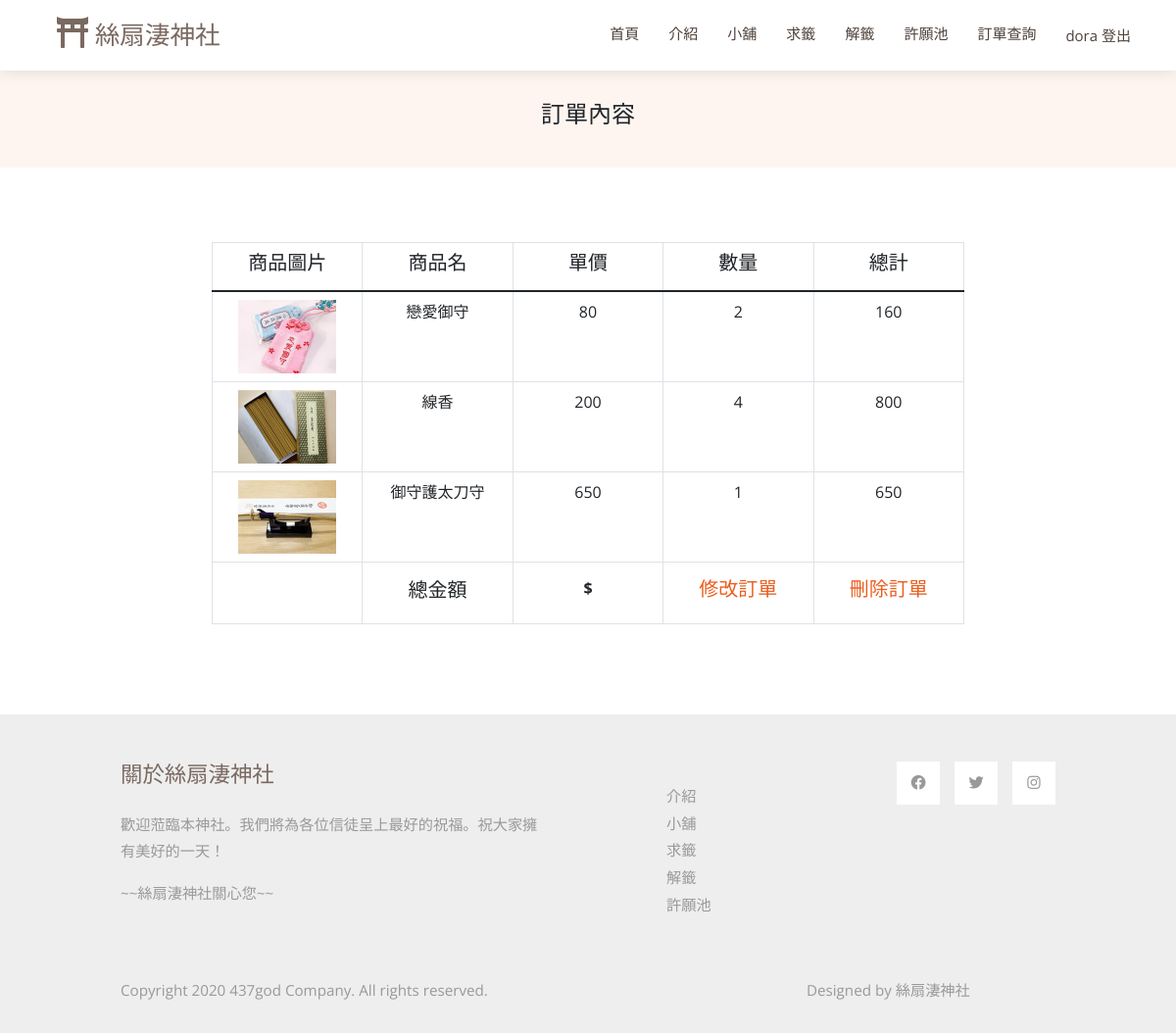
Screenshot of /cart.php?order=3 (signed in) with the database file from the repository.
### tables this page shows
CREATE TABLE `order_content` (
  `order_id` int(11) NOT NULL,
  `product_name` varchar(20) NOT NULL,
  `product_quantity` int(11) NOT NULL,
  `product_image` varchar(500) NOT NULL,
  `product_price` int(11) NOT NULL,
  `product_unitprice` int(11) NOT NULL
);

### cart.php (the view, shortened to what this page needs)
<!DOCTYPE html>
<html lang="en">
<head>
  <?php
    include ("template.php");
    echo $vendorcss;
    echo $maincss;
  ?>
  <?php
    include("mysql_connect.inc.php");
    if ($result = mysqli_query($link, "SELECT * FROM `order_content` where `order_id` = ".$_GET['order'])) {
    while ($row = mysqli_fetch_assoc($result)) {
      $data .= "
      <tr>
        <th scope=\"row\"><img class=\"img-fluid\" src=\"$row[product_image]\" alt=\"\" style=\"width: 100px; height: 75px;\"></th>
        <td>$row[product_name]</td>
        <td>$row[product_price]</td>
        <td>$row[product_quantity]</td>
        <td>$row[product_unitprice]</td>
      </tr>";
    }
    };
    ?>
</head>
<body>
  <?php
  include ("template.php");
  ?>
  <header id="header" class="fixed-top d-flex align-items-center">
    <div class="container d-flex align-items-center justify-content-between">
      <div class="container-fluid">
        <a class="navbar-brand" href="index.php">
            <i class="fas fa-film mr-2"></i>
            絲扇淒神社
        </a>
      </div>
      <nav id="navbar" class="navbar">
        <ul>
          <li><a class="nav-link scrollto" href="index.php">首頁</a></li>
          <li><a class="nav-link scrollto" href="first.php">介紹</a></li>
          <li><a class="nav-link scrollto" href="store-page.php">小舖</a></li>
          <li><a class="nav-link scrollto" href="求籤.php">求籤</a></li>
          <li><a class="nav-link scrollto" href="解籤1.php">解籤</a></li>
          <li><a class="nav-link scrollto" href="許願池.php">許願池</a></li>
          <?php
            if (isset($_SESSION['Name'])) {
                if($_SESSION["Name"] == 'admin')
                {
                  echo '<li><a class="nav-link scrollto" href="商品管理.php">管理中心</a></li>';
                  echo '<li><a href="logout.php">'.$_SESSION['Name'].'   登出</a></li>';
                }
                else
                {
                  echo '<li><a class="nav-link scrollto" href="訂單管理.php">訂單查詢</a></li>';
                  echo '<li><a href="logout.php">'.$_SESSION['Name'].'   登出</a></li>';
                }
                } else {
                echo '<li><button class="getstarted button1" onclick="document.getElementById(\'id01\').style.display=\'block\'" style="width: 125px; padding-top: 7px;">登入/註冊</button></li>';
                }
            ?>
        </ul>
      </nav>
    </div>
  </header>
  <main id="main">
    <section class="breadcrumbs">
        <div class="container">
          <div class="d-flex justify-content-between align-items-center">
            <h2>訂單內容</h2>
          </div>
        </div>
    </section>
    <?php
    if($_SESSION['Name']!=null){
    echo '
    <section class="inner-page">
      <div class="container" style="text-align: center; width: 800px">
        <div id="product-table">
          <table id="table-product" class="table table-bordered" style="table-layout:fixed">
            <thead>
              <tr>
                <th scope="col"><h5>商品圖片</h5></th>
                <th scope="col"><h5>商品名</h5></th>
                <th scope="col"><h5>單價</h5></th>
                <th scope="col"><h5>數量</h5></th>
                <th scope="col"><h5>總計</h5></th>
              </tr>
            </thead>
            <tbody>';
              echo $data;
        echo  '<th></th>
              <th scope="col">
                <h5 class="mt-2">總金額</h5>
              </th>
              <th scope="col">
                <span>$</span>
                <h2 id="payment" class="fw-bolder" style="display: inline;"><?php echo $total;?></h2>
              </th>
              <th scope="col">
                <button type="button" class="btn delete-order">';
                echo '<a href="updateOrder_check.php?order='.$_GET['order'].'"><h5>修改訂單<h5>';
        echo  '</button>
              <th scope="col">
                <button type="button" class="btn delete-order">';
                echo '<a href="deleteOrder_finish.php?order='.$_GET['order'].'"><h5>刪除訂單<h5>';
        echo  '</button>
              </th>
            </tbody>
          </table>
        </div>
      </div>
    </section>';
  }
  else{
    echo "您無權限";
  }
  ?>
  </main>
  <?php
  include ("template.php");
  ?>
</body>
</html>

### css/style.css (style rules this page uses)
body { font-family: "Open Sans", sans-serif; color: #212529; }
a { color: #eb5d1e; text-decoration: none; }
h1, h2, h3, h4, h5, h6, .font-primary { font-family: "Raleway", sans-serif; }
#header { height: 72px; transition: all 0.5s; z-index: 997; transition: all 0.5s; background: #fff; box-shadow: 0px 2px 15px rgba(0, 0, 0, 0.1); }
#main { margin-top: 72px; }
.navbar { padding: 0; }
.navbar ul { margin: 0; padding: 0; display: flex; list-style: none; align-items: center; }
.navbar li { position: relative; }
.navbar a, .navbar a:focus { display: flex; align-items: center; justify-content: space-between; padding: 10px 0 10px 30px; font-size: 15px; color: #4e4039; white-space: nowrap; transition: 0.3s; }
section { padding: 60px 0; overflow: hidden; }
.breadcrumbs { padding: 15px 0; background-color: #fef5f1; min-height: 40px; }
.breadcrumbs h2 { font-size: 24px; font-weight: 300; }

### css/style1.css (style rules this page uses)
*, *:before, *:after { box-sizing: border-box; margin: 0; padding: 0; }
body { font-family: "Open Sans", Helvetica, Arial, sans-serif; background: #ffffff; }
input, button { border: none; outline: none; background: none; font-family: "Open Sans", Helvetica, Arial, sans-serif; }
h2 { width: 100%; font-size: 26px; text-align: center; }
.container { padding: 16px; }

### css/templatemo-style.css (style rules this page uses)
p { line-height: 1.8; }
a { text-decoration: none; transition: all 0.3s ease; }
.container-fluid { max-width: 1770px; }
.tm-container-small { max-width: 1050px; }
.btn { border-radius: 0; }
.navbar-brand { color: rgb(122, 105, 96); font-size: 1.6rem; }
.navbar-brand i { font-size: 2rem; }
.tm-text-primary { color: rgb(122, 105, 96); }
.tm-bg-gray { background-color: #EEEEEE; }
.nav-link { color: #666666; border-bottom: 4px solid transparent; font-size: 1.2rem; }
p, .tm-text-gray { color: #999; }
.tm-footer-links li { list-style: none; margin-bottom: 5px; }
.tm-footer-links li a { color: #999999; }
.tm-social-links li { list-style: none; margin-right: 15px; }
.tm-social-links li:last-child { margin-right: 0; }
.tm-social-links li a { color: #999999; width: 44px; height: 44px; display: flex; background-color: #fff; align-items: center; justify-content: center; }
.tm-footer { font-size: 0.95rem; }
.tm-footer-title { font-size: 1.4rem; }

### rows the page displays
order_content: product_image (picture), product_name "戀愛御守", product_price "80", product_quantity "2", product_unitprice "160"
order_content: product_image (picture), product_name "線香", product_price "200", product_quantity "4", product_unitprice "800"
order_content: product_image (picture), product_name "御守護太刀守", product_price "650", product_quantity "1", product_unitprice "650"

### other values shown
$_SESSION['Name'] "dora"
